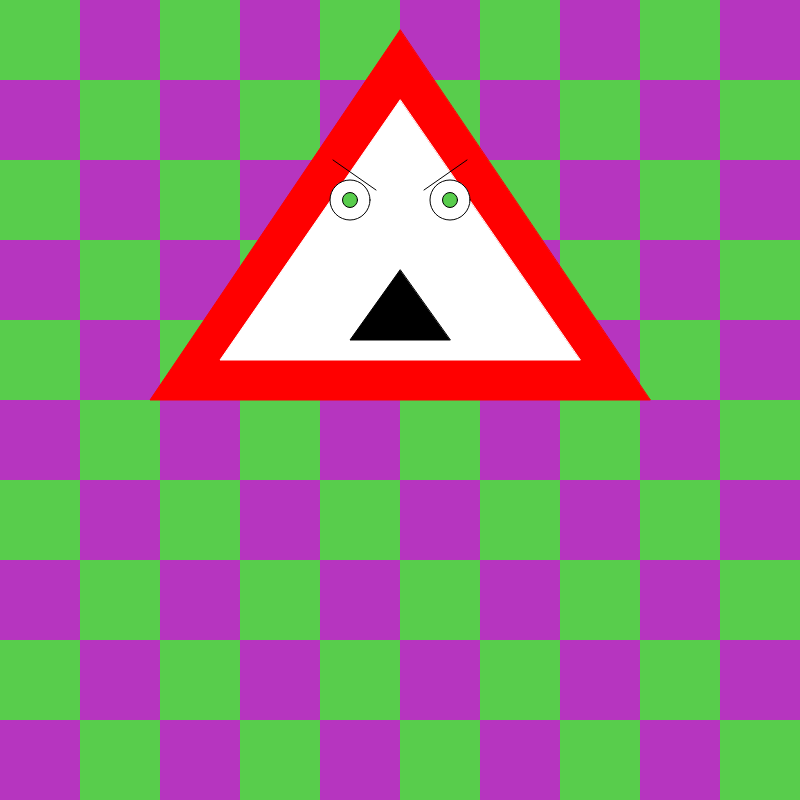
Frame 1 (no input)
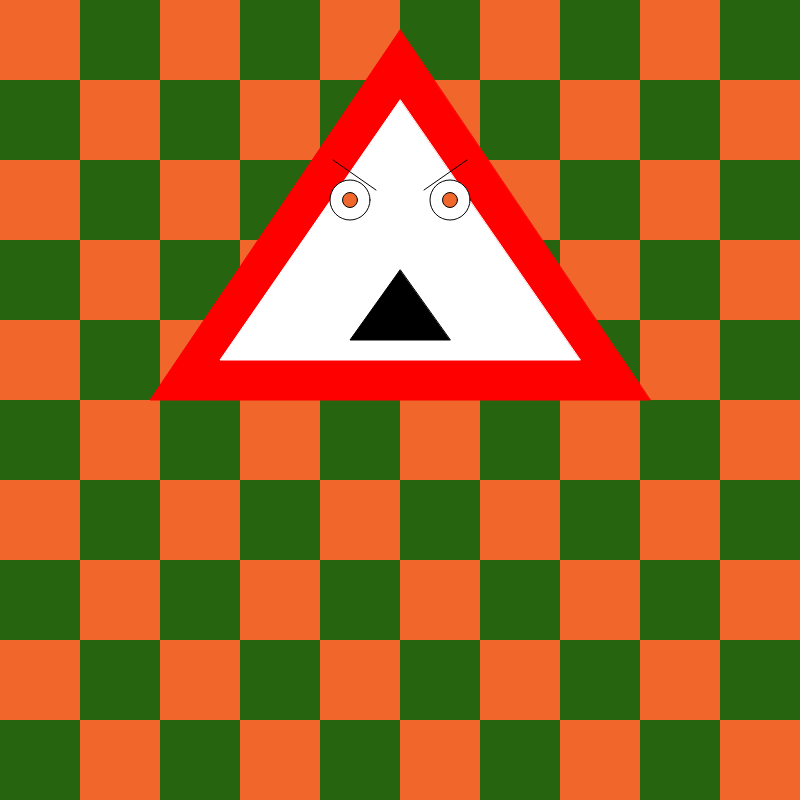
Frame 60 (no input)
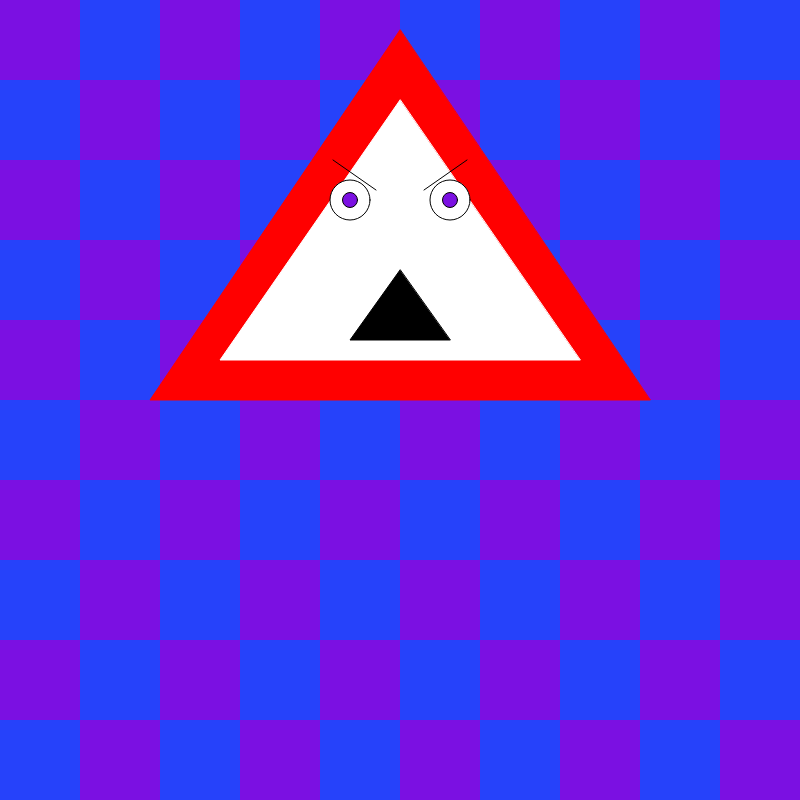
Frame 120 (the mouse pressed at the canvas centre since frame 60)

The p5.js sketch that drew these frames (run headless with seeded random() and noise() and a simulated clock; from frame 60 on, the mouse is pressed at the canvas centre):

// p5.js sketch
// ── sketch.js
function setup() {
createCanvas(800, 800); 
console.log("hello world");
r = random(255);
g = random(255);
b = random(255);
}

function draw() {
console.log(mouseX,mouseY); //shows where the mouse is on the sketch, makes it easier to find coordinates

background(r, g, b);
r = random(255)
g = random (255)
b = random (255)
fill(r, g, b);
noStroke();
rect(0, 0, 80, 80);
rect(80, 80, 80, 80);
rect(160, 0, 80, 80);
rect(240, 80, 80, 80);
rect(320, 0, 80, 80);
rect(400, 80, 80, 80);
rect(480, 0, 80, 80);
rect(560, 80, 80, 80);
rect(640, 0, 80, 80);
rect(720, 80, 80, 80);
rect(800, 0, 80, 80);

rect(0, 160, 80, 80);
rect(80, 240, 80, 80);
rect(160, 160, 80, 80);
rect(240, 240, 80, 80);
rect(320, 160, 80, 80);
rect(400, 240, 80, 80);
rect(480, 160, 80, 80);
rect(560, 240, 80, 80);
rect(640, 160, 80, 80);
rect(720, 240, 80, 80);
rect(800, 160, 80, 80);

rect(0, 320, 80, 80);
rect(80, 400, 80, 80);
rect(160, 320, 80, 80);
rect(240, 400, 80, 80);
rect(320, 320, 80, 80);
rect(400, 400, 80, 80);
rect(480, 320, 80, 80);
rect(560, 400, 80, 80);
rect(640, 320, 80, 80);
rect(720, 400, 80, 80);
rect(800, 320, 80, 80);

rect(0, 480, 80, 80);
rect(80, 560, 80, 80);
rect(160, 480, 80, 80);
rect(240, 560, 80, 80);
rect(320, 480, 80, 80);
rect(400, 560, 80, 80);
rect(480, 480, 80, 80);
rect(560, 560, 80, 80);
rect(640, 480, 80, 80);
rect(720, 560, 80, 80);
rect(800, 480, 80, 80);

rect(0, 640, 80, 80);
rect(80, 720, 80, 80);
rect(160, 640, 80, 80);
rect(240, 720, 80, 80);
rect(320, 640, 80, 80);
rect(400, 720, 80, 80);
rect(480, 640, 80, 80);
rect(560, 720, 80, 80);
rect(640, 640, 80, 80);
rect(720, 720, 80, 80);
rect(800, 640, 80, 80);

stroke(255, 0, 0); //makes border of the following shapes red
fill(255, 0, 0); // fill the following shapes red
triangle(400, 30, 150, 400, 650, 400); // findes der en måde at lave en koordinatsystem grid så jeg kan se hva fanden jeg laver? - fixed
stroke(255, 255, 255); // makes the border of the following shapes white
fill(255, 255, 255); // makes the following shapes white
triangle(400, 100, 220, 360, 580, 360); // det tog en del trial and error at få koordinaterne til at passe, der må være en nemmere måde- fixed
stroke(0, 0, 0); //sets the border of the following shapes to black
ellipse(350, 200, 40, 40); //white part of eye 1
ellipse(450, 200, 40, 40); //white part of eye 2
fill(r, g, b); 
ellipse(350, 200, 15, 15); // pupil 1
ellipse(450, 200, 15, 15); // pupil 2
fill(0, 0, 0); //fill following black
triangle(400, 270, 350, 340, 450, 340); //mouth
line(333, 160, 376, 190);
line(467, 160, 424, 190);
}
